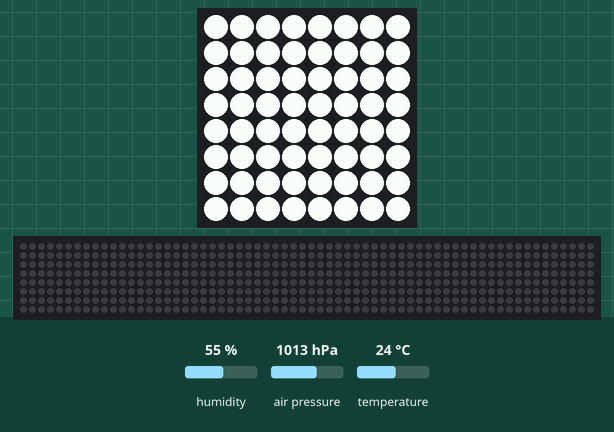
Simulated run of this program. Board: Raspberry Pi (BCM pin numbers) with a Sense HAT. On the bench: the Sense HAT's 8×8 RGB LED matrix, a strip that is not on the board, showing the scrolling text unrolled. The test bench sets the inputs (shaded band); at power-on: humidity 55 %, air pressure 1013 hPa, temperature 24 °C. The 64×8 strip is a reading aid, not a part: it shows the text the matrix is scrolling, unrolled, one strip-width of it at a time. At 31.3 s the program stops and its outputs stay as they are.

Above: at 0.03 s.
At 7.78 s:
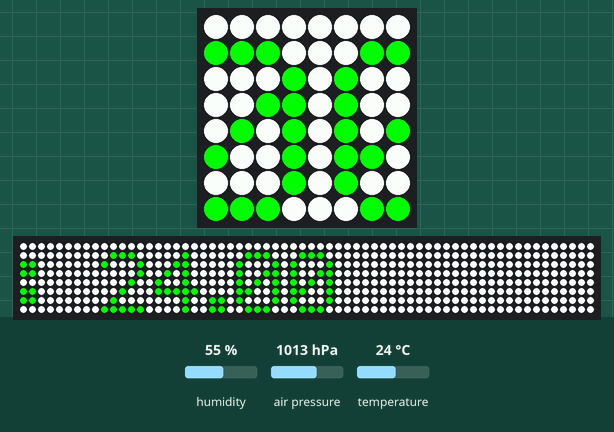
At 12.13 s:
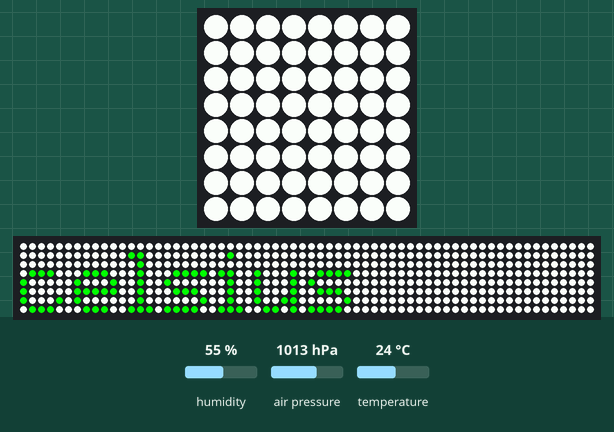
At 15.6 s:
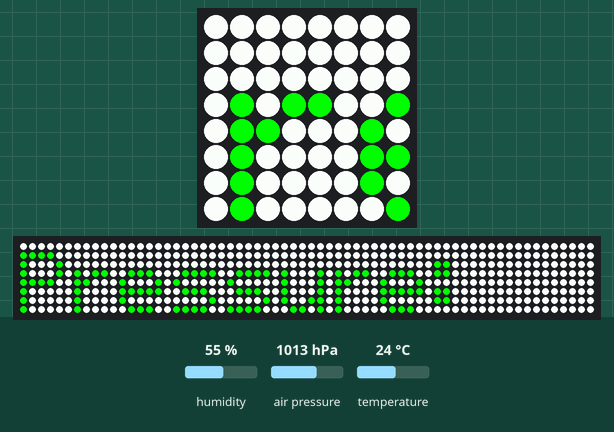
At 23.67 s:
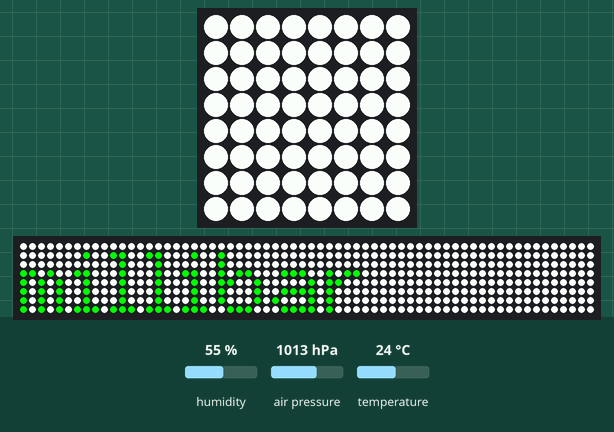
At 31.18 s:
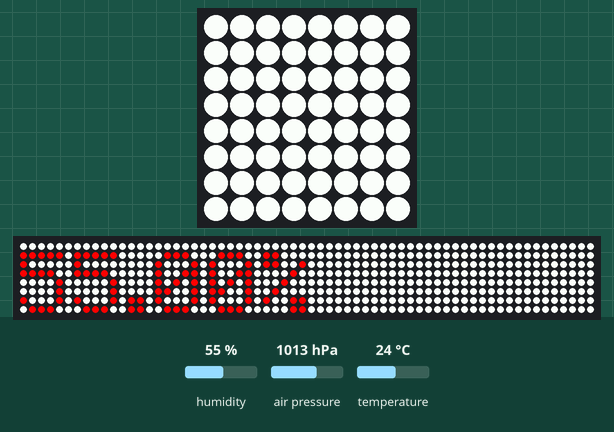

The program:

SenseHat_Display_ISS.py
```python
from sense_hat import SenseHat
sense = SenseHat()

white=(255,255,255)
red=(255,0,0)
green=(0,255,0)
blue=(0,0,255)
yellow=(255,255,0)
black=(0,0,0)

temp = sense.get_temperature()
press = sense.get_pressure()
humid = sense.get_humidity()

if temp > 18.3 and temp < 26.7:
    temp_color = green
else:
    temp_color = red

if press > 999 and temp < 1027:
    press_color = green
else:
    press_color = red

if humid > 55 and humid < 65:
    humid_color = green
else:
    humid_color = red

formatted_temp = str("{:.2f}".format(temp))
formatted_press = str("{:.2f}".format(press))
formatted_humid = str("{:.2f}".format(humid))

sense.show_message(
    'Temperature: ' + formatted_temp + " celsius",
    text_colour=temp_color,
    back_colour=white,
    scroll_speed=(0.08)
    )


sense.show_message(
    'Pressure: ' + formatted_press + " millibar",
    text_colour=press_color,
    back_colour=white,
    scroll_speed=(0.08)
    )

sense.show_message(
    'Humidity: ' + formatted_humid + "%",
    text_colour=humid_color,
    back_colour=white,
    scroll_speed=(0.08)
    )

sense.clear()
```
